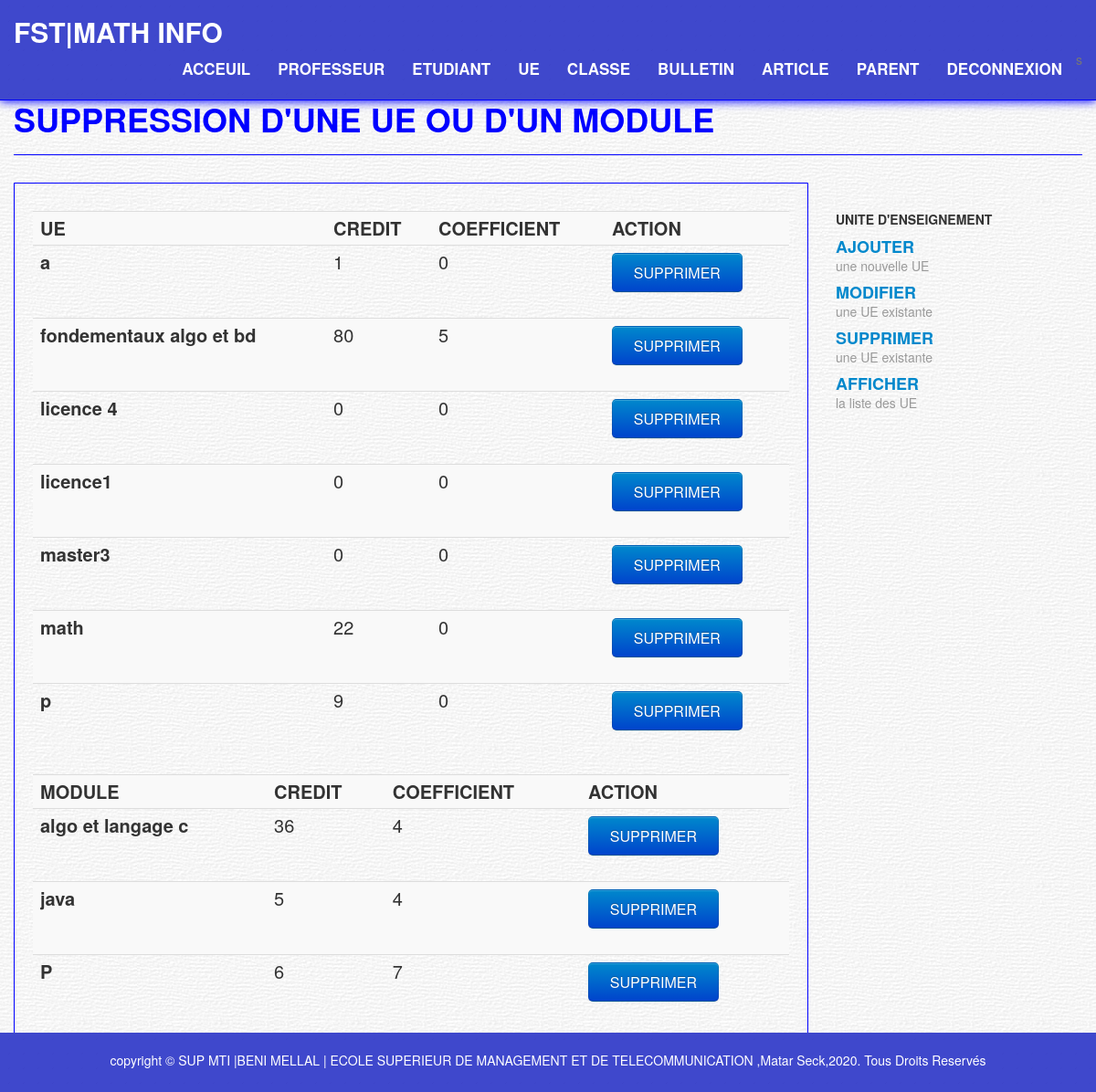
Page /pages/utilisateur/ue/sue.php on the committed database.
### tables this page shows
CREATE TABLE `ue` (
  `nom_ue` varchar(50) NOT NULL,
  `credit_ue` int(11) NOT NULL,
  `coef_ue` int(11) NOT NULL
);

CREATE TABLE `module` (
  `nom_module` varchar(50) NOT NULL,
  `credit_module` int(11) NOT NULL,
  `coef_module` int(11) NOT NULL
);

### pages/utilisateur/ue/sue.php (the view, shortened to what this page needs)
<?php require_once('../../connexion.php'); ?>
<!DOCTYPE html PUBLIC "-//W3C//DTD XHTML 1.0 Strict//EN"
	"http://www.w3.org/TR/xhtml1/DTD/xhtml1-strict.dtd">
<html xmlns="http://www.w3.org/1999/xhtml">
 <div class="content">
      <div class="container">
        <div class="page-header">
          <h1>SUPPRESSION D'UNE UE OU D'UN MODULE</h1>
        </div>
        <div class="row">
          <div class="span9">
            <div class="widget-body">
              <div class="rigth-align">
						<p>
<?php $req=$bd->query("select * from ue order by nom_ue");
$req1=$bd->query("select * from module order by nom_module");
?>
<table  class="table table-striped">
  <tr>
    <th scope="col">UE</th>
    <th scope="col">CREDIT</th>
    <th scope="col">COEFFICIENT</th>
    <th scope="col">ACTION</th>
  </tr>
<?php
while($ligne= $req->fetch()) {
echo "<tr><th scope='row'>".$ligne['nom_ue']."</th><td>".$ligne['credit_ue']."</td><td>".$ligne['coef_ue']."</td><td><form action='tsue.php' method='post'><input type='hidden' name='nom_ue' value='".$ligne['nom_ue']."' /><input type='submit' value='  SUPPRIMER  ' class='btn btn-primary btn-large'/>
</form></td></tr>";
}
?>
</table>
</p>
<p>
<table  class="table table-striped">
  <tr>
    <th scope="col">MODULE</th>
    <th scope="col">CREDIT</th>
    <th scope="col">COEFFICIENT</th>
    <th scope="col">ACTION</th>
  </tr>
<?php
while($ligne1= $req1->fetch()) {
echo "<tr><th scope='row'>".$ligne1['nom_module']."</th><td>".$ligne1['credit_module']."</td><td>".$ligne1['coef_module']."</td><td><form action='tsmodule.php' method='post'><input type='hidden' name='nom_module' value='".$ligne1['nom_module']."' /><input type='submit' value='  SUPPRIMER  ' class='btn btn-primary btn-large'/>
</form></td></tr>";
}
?>
</table>
						</p>
          </div></div></div>
          <div class="span3 pull-right sidebar">
          </div>
        </div>
      </div>
    </div>
	</body>
</html>

### css/boot-business.css (style rules this page uses)
.content { padding: 30px 0; background: url('../img/content.png'); }
.page-header { margin: 0 0 30px; border-bottom: 1px solid blue; }
.widget-body { font-size: 20px; padding: 20px 20px 20px 20px; border: 1px solid blue; -webkit-border-radius: 0 0 5px 5px; -moz-border-radius: 0 0 5px 5px; border-radius: 0 0 5px 5px; }
.sidebar { padding: 20px 0; }
@media (min-width: 1200px) { body { padding-top: 70px; } }

### rows in the picture
ue: nom_ue "a", credit_ue "1", coef_ue "0"
ue: nom_ue "fondementaux algo et bd", credit_ue "80", coef_ue "5"
ue: nom_ue "licence 4", credit_ue "0", coef_ue "0"
ue: nom_ue "licence1", credit_ue "0", coef_ue "0"
ue: nom_ue "master3", credit_ue "0", coef_ue "0"
ue: nom_ue "math", credit_ue "22", coef_ue "0"
ue: nom_ue "p", credit_ue "9", coef_ue "0"
module: nom_module "algo et langage c", credit_module "36", coef_module "4"
module: nom_module "java", credit_module "5", coef_module "4"
module: nom_module "P", credit_module "6", coef_module "7"
